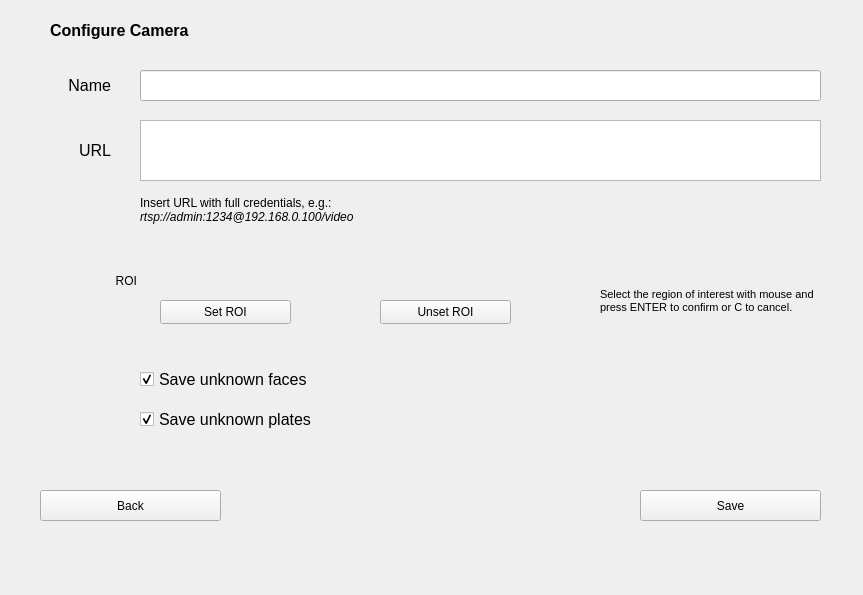
<?xml version="1.0" encoding="UTF-8"?>
<ui version="4.0">
 <class>configCamera</class>
 <widget class="QWidget" name="configCamera">
  <property name="geometry">
   <rect>
    <x>0</x>
    <y>0</y>
    <width>863</width>
    <height>595</height>
   </rect>
  </property>
  <property name="windowTitle">
   <string>Camera Configuration</string>
  </property>
  <property name="windowIcon">
   <iconset resource="resources.qrc">
    <normaloff>:/media/media/icon.png</normaloff>:/media/media/icon.png</iconset>
  </property>
  <widget class="QLabel" name="label">
   <property name="geometry">
    <rect>
     <x>20</x>
     <y>75</y>
     <width>91</width>
     <height>21</height>
    </rect>
   </property>
   <property name="font">
    <font>
     <pointsize>12</pointsize>
    </font>
   </property>
   <property name="text">
    <string>Name</string>
   </property>
   <property name="alignment">
    <set>Qt::AlignRight|Qt::AlignTrailing|Qt::AlignVCenter</set>
   </property>
  </widget>
  <widget class="QLabel" name="label_2">
   <property name="geometry">
    <rect>
     <x>30</x>
     <y>120</y>
     <width>81</width>
     <height>61</height>
    </rect>
   </property>
   <property name="font">
    <font>
     <pointsize>12</pointsize>
    </font>
   </property>
   <property name="layoutDirection">
    <enum>Qt::LeftToRight</enum>
   </property>
   <property name="locale">
    <locale language="Italian" country="Italy"/>
   </property>
   <property name="text">
    <string>URL</string>
   </property>
   <property name="alignment">
    <set>Qt::AlignRight|Qt::AlignTrailing|Qt::AlignVCenter</set>
   </property>
  </widget>
  <widget class="QLabel" name="label_3">
   <property name="geometry">
    <rect>
     <x>140</x>
     <y>190</y>
     <width>481</width>
     <height>41</height>
    </rect>
   </property>
   <property name="font">
    <font>
     <pointsize>9</pointsize>
    </font>
   </property>
   <property name="text">
    <string>&lt;html&gt;&lt;head/&gt;&lt;body&gt;&lt;p&gt;Insert URL with full credentials, e.g.:&lt;br/&gt;&lt;span style=&quot; font-style:italic;&quot;&gt;rtsp://admin:1234@192.168.0.100/video&lt;/span&gt;&lt;/p&gt;&lt;/body&gt;&lt;/html&gt;</string>
   </property>
  </widget>
  <widget class="QCheckBox" name="saveNewFace">
   <property name="geometry">
    <rect>
     <x>140</x>
     <y>370</y>
     <width>310</width>
     <height>19</height>
    </rect>
   </property>
   <property name="font">
    <font>
     <pointsize>12</pointsize>
    </font>
   </property>
   <property name="text">
    <string>Save unknown faces</string>
   </property>
   <property name="checked">
    <bool>true</bool>
   </property>
   <property name="tristate">
    <bool>false</bool>
   </property>
  </widget>
  <widget class="QPlainTextEdit" name="url">
   <property name="geometry">
    <rect>
     <x>140</x>
     <y>120</y>
     <width>681</width>
     <height>61</height>
    </rect>
   </property>
  </widget>
  <widget class="QPushButton" name="buttonSave">
   <property name="geometry">
    <rect>
     <x>640</x>
     <y>490</y>
     <width>181</width>
     <height>31</height>
    </rect>
   </property>
   <property name="text">
    <string>Save</string>
   </property>
   <property name="icon">
    <iconset resource="resources.qrc">
     <normaloff>:/media/media/checked.png</normaloff>:/media/media/checked.png</iconset>
   </property>
  </widget>
  <widget class="QLabel" name="title">
   <property name="geometry">
    <rect>
     <x>50</x>
     <y>20</y>
     <width>771</width>
     <height>21</height>
    </rect>
   </property>
   <property name="font">
    <font>
     <pointsize>12</pointsize>
     <weight>75</weight>
     <bold>true</bold>
    </font>
   </property>
   <property name="text">
    <string>Configure Camera</string>
   </property>
  </widget>
  <widget class="QPushButton" name="buttonBack">
   <property name="geometry">
    <rect>
     <x>40</x>
     <y>490</y>
     <width>181</width>
     <height>31</height>
    </rect>
   </property>
   <property name="text">
    <string>Back</string>
   </property>
   <property name="icon">
    <iconset resource="resources.qrc">
     <normaloff>:/media/media/back-1.png</normaloff>:/media/media/back-1.png</iconset>
   </property>
   <property name="iconSize">
    <size>
     <width>16</width>
     <height>16</height>
    </size>
   </property>
  </widget>
  <widget class="QLineEdit" name="name">
   <property name="geometry">
    <rect>
     <x>140</x>
     <y>70</y>
     <width>681</width>
     <height>31</height>
    </rect>
   </property>
   <property name="locale">
    <locale language="Italian" country="Italy"/>
   </property>
   <property name="placeholderText">
    <string/>
   </property>
  </widget>
  <widget class="QCheckBox" name="saveNewPlate">
   <property name="geometry">
    <rect>
     <x>140</x>
     <y>410</y>
     <width>310</width>
     <height>19</height>
    </rect>
   </property>
   <property name="font">
    <font>
     <pointsize>12</pointsize>
    </font>
   </property>
   <property name="text">
    <string>Save unknown plates</string>
   </property>
   <property name="checked">
    <bool>true</bool>
   </property>
   <property name="tristate">
    <bool>false</bool>
   </property>
  </widget>
  <widget class="QPushButton" name="selectROI">
   <property name="geometry">
    <rect>
     <x>160</x>
     <y>300</y>
     <width>131</width>
     <height>24</height>
    </rect>
   </property>
   <property name="text">
    <string>Set ROI</string>
   </property>
  </widget>
  <widget class="QPushButton" name="unsetROI">
   <property name="geometry">
    <rect>
     <x>380</x>
     <y>300</y>
     <width>131</width>
     <height>24</height>
    </rect>
   </property>
   <property name="text">
    <string>Unset ROI</string>
   </property>
  </widget>
  <widget class="QLabel" name="roiValue">
   <property name="geometry">
    <rect>
     <x>150</x>
     <y>260</y>
     <width>381</width>
     <height>31</height>
    </rect>
   </property>
   <property name="text">
    <string/>
   </property>
  </widget>
  <widget class="QLabel" name="label_4">
   <property name="geometry">
    <rect>
     <x>80</x>
     <y>240</y>
     <width>57</width>
     <height>81</height>
    </rect>
   </property>
   <property name="layoutDirection">
    <enum>Qt::LeftToRight</enum>
   </property>
   <property name="locale">
    <locale language="Italian" country="Italy"/>
   </property>
   <property name="text">
    <string>ROI</string>
   </property>
   <property name="alignment">
    <set>Qt::AlignRight|Qt::AlignTrailing|Qt::AlignVCenter</set>
   </property>
  </widget>
  <widget class="QLabel" name="label_5">
   <property name="geometry">
    <rect>
     <x>600</x>
     <y>260</y>
     <width>221</width>
     <height>81</height>
    </rect>
   </property>
   <property name="font">
    <font>
     <pointsize>8</pointsize>
    </font>
   </property>
   <property name="text">
    <string>Select the region of interest with mouse and press ENTER to confirm or C to cancel.</string>
   </property>
   <property name="wordWrap">
    <bool>true</bool>
   </property>
  </widget>
 </widget>
 <resources>
  <include location="resources.qrc"/>
 </resources>
 <connections/>
</ui>
